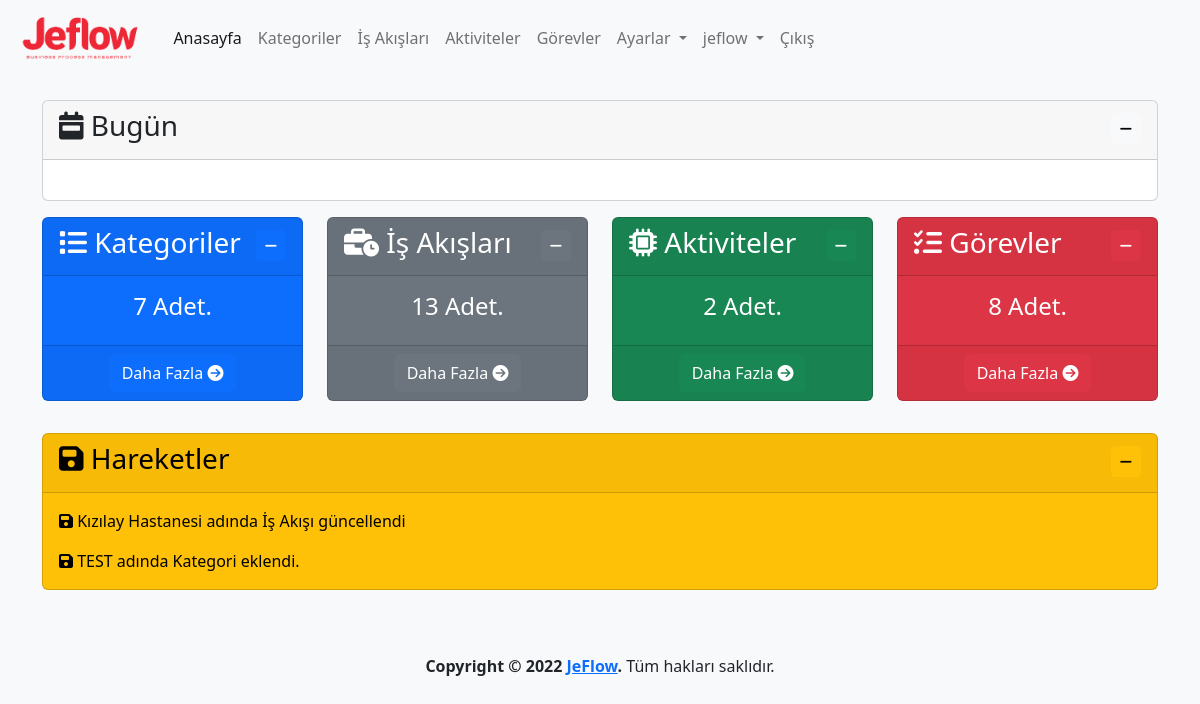
The page / (signed in) on the database as committed earlier.
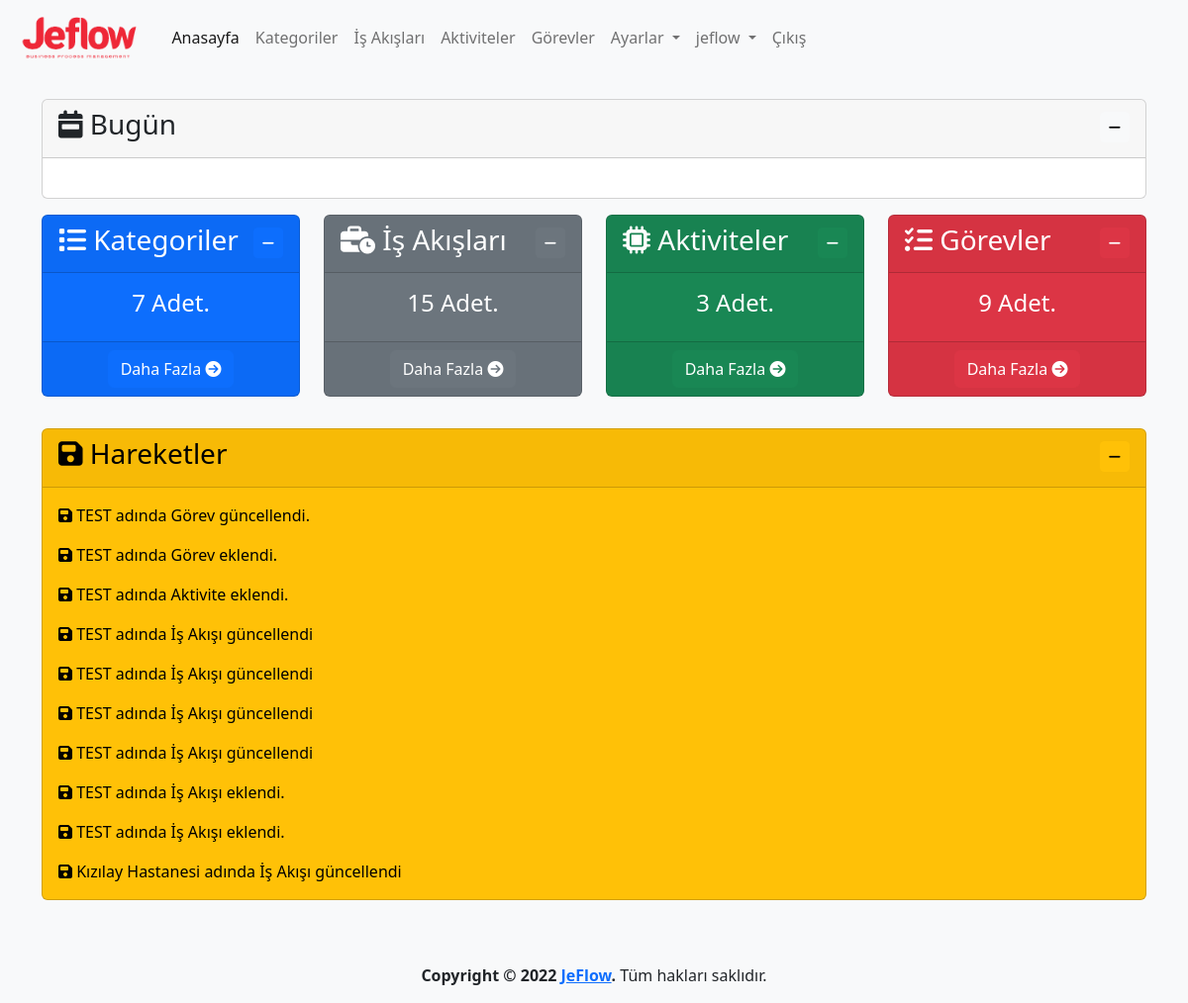
The same page on the database as committed later.
### log/models.py (models this page shows, shortened)
class Log(models.Model):
    logger_name = models.CharField(max_length=100,verbose_name='Loglayıcı Adı')
    level = models.PositiveSmallIntegerField(choices=LOG_LEVELS, default=logging.ERROR, db_index=True,verbose_name='Seviye')
    msg = models.TextField(verbose_name='Mesaj')
    trace = models.TextField(blank=True, null=True,verbose_name='Yığın')
    create_datetime = models.DateTimeField(auto_now_add=True, verbose_name='Oluşturulma Zamanı')
    user=models.ForeignKey(User,on_delete=models.CASCADE,verbose_name='Kullanıcı', blank=True, null=True)
    class Meta:
        ordering = ('-create_datetime',)
        verbose_name = 'Log'
        verbose_name_plural ='Loglar'

### app/views.py (the view)
# urls.py: path('', views.index, name='index'),
@login_required(login_url='/user/login/')
def index(request):
    category_count=Category.objects.count()
    process_count=Process.objects.count()
    activity_count=Activity.objects.count()
    task_count=Task.objects.count()
    user_activities=Log.objects.all().filter(user=request.user)[:10]
    context={
        'category_count':category_count,
        'process_count':process_count,
        'activity_count':activity_count,
        'task_count':task_count,
        'user_activities':user_activities
    }
    return render(request, 'app/index.html', context)

### templates/app/index.html
{% extends 'layout.html' %}
{% load humanize %}
{% block content %}
<div class="row mt-3">
    <div class="col-md-3 col-sm-6 mb-3">
        <div class="card text-bg-primary" style="max-width: 18rem;">
            <div class="card-header">
                <h3 class="card-title">
                    <i class="fa-solid fa-list"></i>
                    Kategoriler
                    <div class="float-end">
                        <button class="btn btn-primary btn-sm" type="button" data-bs-toggle="collapse"
                            data-bs-target="#collapseKategori" aria-expanded="false" aria-controls="collapseKategori">
                            <i class="fa-solid fa-minus"></i>
                        </button>
                    </div>
                </h3>
            </div>
            <div class="collapse show" id="collapseKategori">
                <div class="card-body text-center">
                    <h4 class="card-title">{{ category_count }} Adet.</h5>
                </div>
                <div class="card-footer text-center">
                    <a class="btn btn-primary" href="{% url 'category' %}">
                        Daha Fazla
                        <i class="fa-solid fa-circle-arrow-right"></i>
                    </a>
                </div>
            </div>
        </div>
    </div>
    <div class="col-md-3 col-sm-6 mb-3">
        <div class="card text-bg-secondary" style="max-width: 18rem;">
            <div class="card-header">
                <h3 class="card-title">
                    <i class="fa-solid fa-business-time"></i>
                    İş Akışları
                    <div class="float-end">
                        <button class="btn btn-secondary btn-sm" type="button" data-bs-toggle="collapse"
                            data-bs-target="#collapseIsAkis" aria-expanded="false" aria-controls="collapseIsAkis">
                            <i class="fa-solid fa-minus"></i>
                        </button>
                    </div>
                </h3>
            </div>
            <div class="collapse show" id="collapseIsAkis">
                <div class="card-body text-center">
                    <h4 class="card-title">{{ process_count }} Adet.</h5>
                </div>
                <div class="card-footer text-center">
                    <a class="btn btn-secondary" href="{% url 'process' %}">
                        Daha Fazla
                        <i class="fa-solid fa-circle-arrow-right"></i>
                    </a>
                </div>
            </div>
        </div>
    </div>
    <div class="col-md-3 col-sm-6 mb-3">
        <div class="card text-bg-success" style="max-width: 18rem;">
            <div class="card-header">
                <h3 class="card-title">
                    <i class="fa-solid fa-microchip"></i>
                    Aktiviteler
                    <div class="float-end">
                        <button class="btn btn-success btn-sm" type="button" data-bs-toggle="collapse"
                            data-bs-target="#collapseAktivite" aria-expanded="false" aria-controls="collapseAktivite">
                            <i class="fa-solid fa-minus"></i>
                        </button>
                    </div>
                </h3>
            </div>
            <div class="collapse show" id="collapseAktivite">
                <div class="card-body text-center">
                    <h4 class="card-title">{{ activity_count }} Adet.</h5>
                </div>
                <div class="card-footer text-center">
                    <a class="btn btn-success" href="{% url 'activity' %}">
                        Daha Fazla
                        <i class="fa-solid fa-circle-arrow-right"></i>
                    </a>
                </div>
            </div>
        </div>
    </div>
    <div class="col-md-3 col-sm-6 mb-3">
        <div class="card text-bg-danger" style="max-width: 18rem;">
            <div class="card-header">
                <h3 class="card-title">
                    <i class="fa-solid fa-list-check"></i>
                    Görevler
                    <div class="float-end">
                        <button class="btn btn-danger btn-sm" type="button" data-bs-toggle="collapse"
                            data-bs-target="#collapseGorev" aria-expanded="false" aria-controls="collapseGorev">
                            <i class="fa-solid fa-minus"></i>
                        </button>
                    </div>
                </h3>
            </div>
            <div class="collapse show" id="collapseGorev">
                <div class="card-body text-center">
                    <h4 class="card-title">{{ task_count }} Adet.</h5>
                </div>
                <div class="card-footer text-center">
                    <a class="btn btn-danger" href="{% url 'task' %}">
                        Daha Fazla
                        <i class="fa-solid fa-circle-arrow-right"></i>
                    </a>
                </div>
            </div>
        </div>
    </div>
</div>
<div class="row mt-3">
    <div class="col-md-12">
        <div class="card text-bg-warning">
            <div class="card-header">
                <h3 class="card-title">
                    <i class="fa-solid fa-floppy-disk"></i>
                    Hareketler
                    <div class="float-end">
                        <button class="btn btn-warning btn-sm" type="button" data-bs-toggle="collapse"
                            data-bs-target="#collapseHareketler" aria-expanded="false"
                            aria-controls="collapseHareketler">
                            <i class="fa-solid fa-minus"></i>
                        </button>
                    </div>
                </h3>
            </div>
            <div class="collapse show" id="collapseHareketler">
                <div class="card-body">
                    {% for user_activity in user_activities %}
                    <p class="card-text"><i class="fa-solid fa-floppy-disk"></i> {{ user_activity.msg }}</p>
                    {% endfor %}
                </div>
            </div>
        </div>
    </div>
</div>
{% endblock %}

### templates/layout.html (shortened to what this page needs)
{% load static %}
<!doctype html>
<html lang="tr">
<head>
  <link href="https://cdn.jsdelivr.net/npm/bootstrap@5.2.2/dist/css/bootstrap.min.css" rel="stylesheet"
>
  <link rel="stylesheet" href="{% static 'css/jeflow.css' %}">
  <link href="https://cdn.jsdelivr.net/npm/summernote@0.8.18/dist/summernote-lite.min.css" rel="stylesheet">
  <link href="https://cdn.jsdelivr.net/npm/select2@4.1.0-rc.0/dist/css/select2.min.css" rel="stylesheet" />
  <link rel="stylesheet" type="text/css" href="https://cdn.datatables.net/1.12.1/css/dataTables.bootstrap5.min.css">
  <link rel="stylesheet" type="text/css"
    href="https://cdn.datatables.net/responsive/2.3.0/css/responsive.dataTables.min.css">
  <link rel="stylesheet" type="text/css" href="https://cdn.datatables.net/buttons/2.2.3/css/buttons.bootstrap5.min.css">
</head>
<body class="bg-light">
  <header>
    <nav class="navbar navbar-expand-lg bg-light">
      <div class="container-fluid">
        <a class="navbar-brand" href="{% url 'index' %}">
          <img class="logo" src="{% static 'img/logo-text.png' %}" alt="JeFlow">
        </a>
        <div class="collapse navbar-collapse" id="navbarNavDropdown">
          <ul class="navbar-nav">
            <li class="nav-item">
              <a class="nav-link active" aria-current="page" href="{% url 'index' %}">Anasayfa</a>
            </li>
            {% if user.is_authenticated %}
            <li class="nav-item">
              <a class="nav-link" href="{% url 'category' %}">Kategoriler</a>
            </li>
            <li class="nav-item">
              <a class="nav-link" href="{% url 'process' %}">İş Akışları</a>
            </li>
            <li class="nav-item">
              <a class="nav-link" href="{% url 'activity' %}">Aktiviteler</a>
            </li>
            <li class="nav-item">
              <a class="nav-link" href="{% url 'task' %}">Görevler</a>
            </li>
            <li class="nav-item dropdown">
              <a class="nav-link dropdown-toggle" href="{% url 'settings' %}" role="button" data-bs-toggle="dropdown"
                aria-expanded="false">
                Ayarlar
              </a>
            </li>
            <li class="nav-item dropdown">
              <a class="nav-link dropdown-toggle" href="{% url 'profile' %}" role="button" data-bs-toggle="dropdown"
                aria-expanded="false">
                {{ user }}
              </a>
            </li>
            <li class="nav-item">
              <a class="nav-link" href="javascript:{document.getElementById('logout').submit()}">Çıkış</a>
            </li>
            {% else %}
            <li class="nav-item">
              <a class="nav-link" href="{% url 'register' %}">Kayıt Ol</a>
            </li>
            {% endif %}
          </ul>
        </div>
      </div>
    </nav>
  </header>
  <main>
    <div class="container mt-4">
      <div class="row mb-3">
        <div class="col">
          <div class="card">
            <div class="card-header">
              <h3 class="card-title">
                <i class="fa-solid fa-calendar-week"></i>
                Bugün
                <div class="float-end">
                  <button class="btn btn-light btn-sm" type="button" data-bs-toggle="collapse"
                    data-bs-target="#collapseZaman" aria-expanded="false" aria-controls="collapseZaman">
                    <i class="fa-solid fa-minus"></i>
                  </button>
                </div>
              </h3>
            </div>
            <div class="collapse show" id="collapseZaman">
              <div class="card-body text-center">
              </div>
            </div>
          </div>
        </div>
      </div>
      {% block content %}
      {% endblock %}
    </div>
  </main>
  <footer class="mt-5">
    <div class="d-flex flex-column justify-content-center align-items-center">
      <p><strong>Copyright &copy; 2022 <a href="{% url 'index' %}">JeFlow</a>.</strong> Tüm hakları saklıdır.</p>
    </div>
  </footer>
</body>
</html>

### static/css/jeflow.css (style rules this page uses)
img.logo { height: 50px; }

Rows that differ between the two databases and show on the page:
no longer on this page (row unchanged): Log: msg "TEST adında Kategori eklendi."
added Log: msg "TEST adında Görev güncellendi."
added Log: msg "TEST adında Görev eklendi."
added Log: msg "TEST adında Aktivite eklendi."
added Log: msg "TEST adında İş Akışı güncellendi"
added Log: msg "TEST adında İş Akışı güncellendi"
added Log: msg "TEST adında İş Akışı güncellendi"
added Log: msg "TEST adında İş Akışı güncellendi"
added Log: msg "TEST adında İş Akışı eklendi."
added Log: msg "TEST adında İş Akışı eklendi."
Other text that changed with them:
{{ process_count }}: "13" → "15"
{{ activity_count }}: "2" → "3"
{{ task_count }}: "8" → "9"
